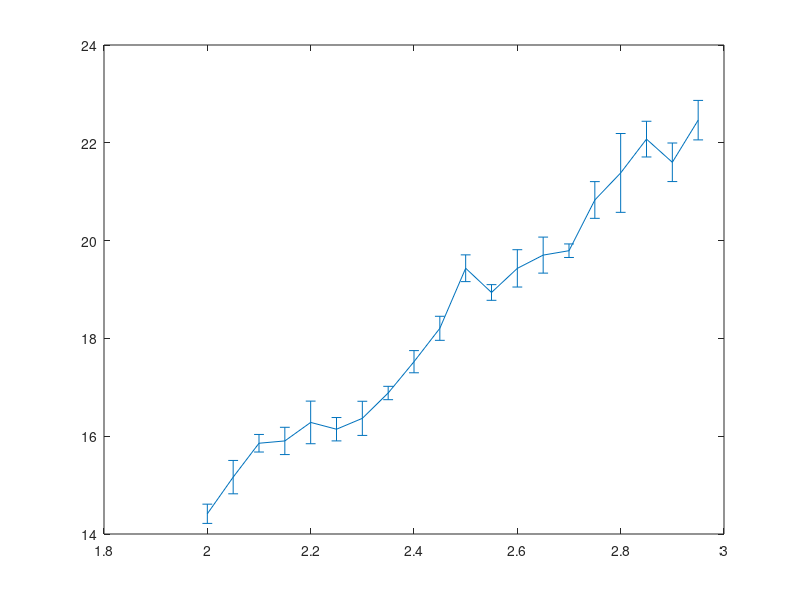

This chart was generated by the following MATLAB code:
Data1 = load('srdata_MkIII_1.txt');
Data2 = load('srdata2_MkIII_2.txt'); 
Data =  Data1;
En_G=Data(:,1);
En_S=Data(:,2);
Radius=Data(:,3);
En_x=Data(:,4);
I_tot=Data(:,5);
I_dif=Data(:,6);
I_grot=Data(:,7);
grad_rho=Data(:,8);
counts=Data(:,9);
current_dens=Data(:,10);

datapoints=length(En_G);
%% Choose analytic variable


avar_x=3;
avar_y=11;
%     case 1 Grotthuss Energy
%     case 2 Sulfonate Well
%     case 3 Radius/hydration
%     case 4 E_x strength
%     case 5 Total current
%     case 6 diffusive current
%     case 7 Grotthuss Current
%     case 8 del rho
%       9 ticks
%       10 current density
%       11 lambda hydration
%       12 # of h2o molecules
%       13 rho average of H+ ions

    
Data = sortrows(Data, avar_x);

%% Use Straight data

x_all=Data(:,avar_x);
y_all=Data(:,avar_y);



x_data=x_all;y_data=y_all;

%% Average  y measurements at each x
num_x=0;%number of different x-values
now_x=0; % current x-value

%Determine where data values change
for i=1:length(x_data)
    if x_data(i)~=now_x
        num_x=num_x+1;
        now_x=x_data(i);
    end
end
x_mark=ones(1,num_x);% Keeps track of where x-values change
x_ave=zeros(1,num_x);
y_ave=zeros(1,num_x);
y_err=zeros(1,num_x);
x_ind=1;

now_x=x_data(1);% current x-value
for i=2:length(x_data)
    if x_data(i)~=now_x
        x_mark(x_ind)=i-1;
        now_x=x_data(i);
        x_ind=x_ind+1;
    end
end
x_mark(end)=length(x_data);

dev_temp=0;
num_dev=0;
x_ind=1;

%Average values at each point
for i=2:(length(x_mark))
    x_ave(x_ind)=x_data(x_mark(i-1));
    y_ave(x_ind)=mean(y_data(x_mark(i-1)+1:x_mark(i)));
    dev_temp=std(y_data(x_mark(i-1)+1:x_mark(i)));
    num_dev=length(y_data(x_mark(i-1)+1:x_mark(i)));
    y_err(x_ind)=dev_temp/sqrt(num_dev);
    x_ind=x_ind+1;
end
x_ave(end)=x_data(x_mark(end));
errorbar(x_ave(1:end-1),y_ave(1:end-1),y_err(1:end-1));
disp('Analysis Run');